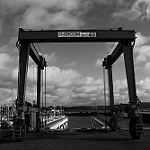
#> input picture data/landscape/1.jpg, 150 x 150 px
$ python -i image_filters.py   (imports and definitions only)
#> lines starting #> are read from the running program, lines starting #| are printed output that depends on the picture
#> further down, picture is the input picture: PIL image 150x150 RGB; min 0, max 255, mean 87.5
from PIL import Image as PILImage, ImageEnhance, ImageFilter
import numpy as np
from utils.constants import AVAILABLE_FILTERS


# [24 lines left out: function apply_filter, not called in this run]


def _apply_warm(image: PILImage.Image) -> PILImage.Image:
    """Šiltas filtras — padidina raudonus ir geltonus tonus."""
    img = image.convert("RGB")
    r, g, b = img.split()                                                           #3 kanalai r raudona, g zalia, b melyna isskaido nuotrauka i tris atskirus kanalus

    # Padidink raudoną ir žalią, sumažink mėlyną
    r = r.point(lambda i: min(255, int(i * 1.15)))                                  #raudonos spalvos info. kiekvienam pixeliui rahdname kanale padidina reiksmes 15 proc
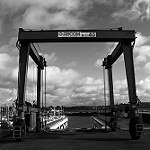
#> r: PIL image 150x150 L; min 0, max 255, mean 100.1
    g = g.point(lambda i: min(255, int(i * 1.05)))                                  #zalios spalvos info
    b = b.point(lambda i: int(i * 0.85))                                            #melynos spalvos info. melyba -15 proc
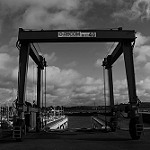
#> b: PIL image 150x150 L; min 0, max 216, mean 73.9

    img = PILImage.merge("RGB", (r, g, b))
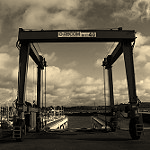
#> img: PIL image 150x150 RGB; mean R, G, B 100.1, 91.4, 73.9
    # Šiek tiek padidink sodrumą
    img = ImageEnhance.Color(img).enhance(1.2)                                      #enchas yra multiplikatorius, kuris padidina efekta
    return img


# [88 lines left out: functions _apply_cool, _apply_bw, _apply_vivid, _apply_soft, _apply_vintage, _add_vignette, not called in this run]

>>> from PIL import Image
>>> picture = Image.open('../data/landscape/1.jpg')
>>> result = _apply_warm(picture)

$ run again, on data/landscape/104.jpg
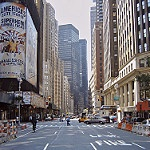
#> input picture data/landscape/104.jpg, 150 x 150 px
#> picture is the input picture: PIL image 150x150 RGB; mean R, G, B 122.7, 118.5, 122.9
#> in _apply_warm, `b = b.point(lambda i: int(i * 0.85))`:
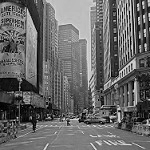
#> b: PIL image 150x150 L; min 0, max 216, mean 104
#> in _apply_warm, `img = PILImage.merge("RGB", (r, g, b))`:
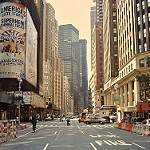
#> img: PIL image 150x150 RGB; mean R, G, B 139.5, 123.8, 104

$ run again, on data/landscape/105.jpg
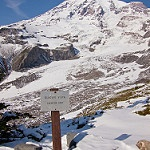
#> input picture data/landscape/105.jpg, 150 x 150 px
#> picture is the input picture: PIL image 150x150 RGB; mean R, G, B 155.8, 152.8, 157.9
#> in _apply_warm, `b = b.point(lambda i: int(i * 0.85))`:
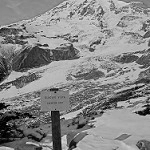
#> b: PIL image 150x150 L; min 0, max 216, mean 133.7
#> in _apply_warm, `img = PILImage.merge("RGB", (r, g, b))`:
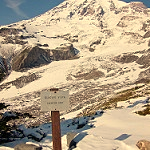
#> img: PIL image 150x150 RGB; mean R, G, B 177.3, 160, 133.7

$ run again, on data/landscape/107.jpg
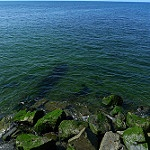
#> input picture data/landscape/107.jpg, 150 x 150 px
#> picture is the input picture: PIL image 150x150 RGB; mean R, G, B 47.7, 80.2, 85.6
#> in _apply_warm, `b = b.point(lambda i: int(i * 0.85))`:
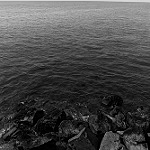
#> b: PIL image 150x150 L; min 0, max 216, mean 72.3
#> in _apply_warm, `img = PILImage.merge("RGB", (r, g, b))`:
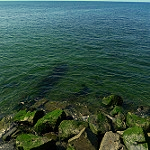
#> img: PIL image 150x150 RGB; mean R, G, B 54.4, 83.8, 72.3
